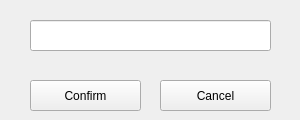
<?xml version="1.0" encoding="UTF-8"?>
<ui version="4.0">
 <class>inputFilterDialog</class>
 <widget class="QDialog" name="inputFilterDialog">
  <property name="windowModality">
   <enum>Qt::ApplicationModal</enum>
  </property>
  <property name="geometry">
   <rect>
    <x>0</x>
    <y>0</y>
    <width>300</width>
    <height>120</height>
   </rect>
  </property>
  <property name="sizePolicy">
   <sizepolicy hsizetype="Fixed" vsizetype="Fixed">
    <horstretch>0</horstretch>
    <verstretch>0</verstretch>
   </sizepolicy>
  </property>
  <property name="windowTitle">
   <string>Input Filter</string>
  </property>
  <property name="locale">
   <locale language="English" country="UnitedStates"/>
  </property>
  <property name="modal">
   <bool>true</bool>
  </property>
  <widget class="QToolButton" name="confirmButton">
   <property name="geometry">
    <rect>
     <x>160</x>
     <y>80</y>
     <width>111</width>
     <height>31</height>
    </rect>
   </property>
   <property name="text">
    <string>Cancel</string>
   </property>
  </widget>
  <widget class="QToolButton" name="CancelButton">
   <property name="geometry">
    <rect>
     <x>30</x>
     <y>80</y>
     <width>111</width>
     <height>31</height>
    </rect>
   </property>
   <property name="text">
    <string>Confirm</string>
   </property>
  </widget>
  <widget class="QLineEdit" name="lineEdit">
   <property name="geometry">
    <rect>
     <x>30</x>
     <y>20</y>
     <width>241</width>
     <height>31</height>
    </rect>
   </property>
  </widget>
 </widget>
 <resources/>
 <connections>
  <connection>
   <sender>CancelButton</sender>
   <signal>clicked()</signal>
   <receiver>inputFilterDialog</receiver>
   <slot>reject()</slot>
   <hints>
    <hint type="sourcelabel">
     <x>85</x>
     <y>95</y>
    </hint>
    <hint type="destinationlabel">
     <x>149</x>
     <y>59</y>
    </hint>
   </hints>
  </connection>
  <connection>
   <sender>confirmButton</sender>
   <signal>clicked()</signal>
   <receiver>inputFilterDialog</receiver>
   <slot>accept()</slot>
   <hints>
    <hint type="sourcelabel">
     <x>215</x>
     <y>95</y>
    </hint>
    <hint type="destinationlabel">
     <x>149</x>
     <y>59</y>
    </hint>
   </hints>
  </connection>
 </connections>
</ui>
